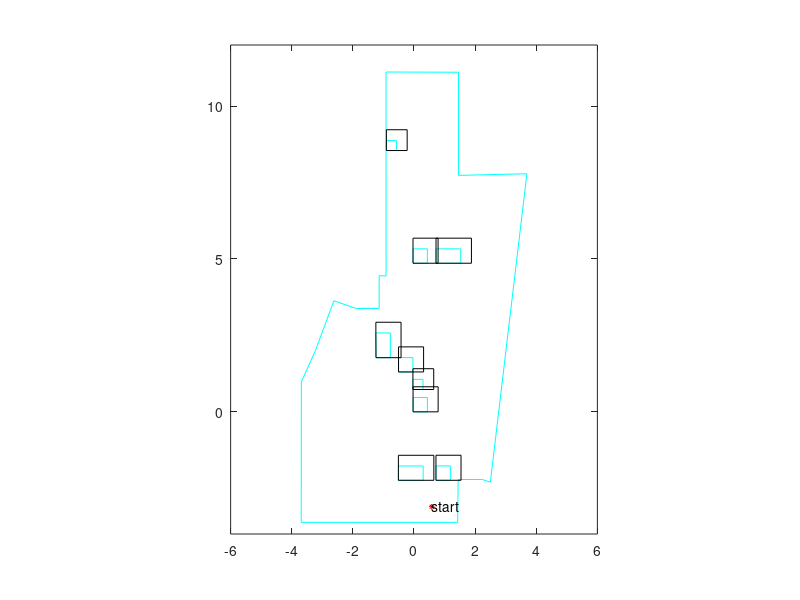

Recreate this plot in MATLAB. (Note: this script raises an error after producing the figure.)
function hw4_test()
    global coordinates
    global dimension
    global n_total_vertices
    global start_point
    global goal_point
    global E_obstacles
    global figHandle
    global wall
    global xG
    global yG
    global dimG
    
    global vertex_list_x
    global vertex_list_y
    
    E_obstacles = [];
    n_total_vertices = 0;
    fileID = fopen('hw4_world_and_obstacles_convex.txt','r');
    formatSpec = '%f';
    coor_list = fscanf(fileID,formatSpec);
    N = coor_list(1)-1;
    idx = 2;
    dimension = zeros(1, N)
    coordinates = zeros(20, 2*N);
    
    % plot
    figHandle = figure;
    
    % store wall vertices somewhere else
    wall = [] 
    m = coor_list(idx);
    idx = idx + 1;
    for i = 1:m
        wall = [wall; [coor_list(idx), coor_list(idx+1)]];
        idx = idx + 2;
    end
    
    for n = 1:N
        m = coor_list(idx);
        dimension(n) = m;
        for i = 1:m
            idx = idx + 1;
            coordinates(i, 1 + (n-1)*2) = coor_list(idx);
            
            idx = idx + 1;
            coordinates(i, 2 * n) = coor_list(idx);
            
            n_total_vertices = n_total_vertices + 1;
        end
        plot(coordinates(1:m, 1 + (n-1)*2), coordinates(1:m, 2 * n), 'c');
        hold on;
        plot([coordinates(1, 1 + (n-1)*2), coordinates(m, 1 + (n-1)*2)],...
            [coordinates(1, 2 * n), coordinates(m, 2 * n)], 'c');
        hold on;
        idx = idx + 1;
    end
    
    % wall
    x = wall(:, 1);
    y = wall(:, 2);
    plot(x,y,'c');
    hold on;
    plot([wall(end, 1), wall(1, 1)], [wall(end, 2), wall(1, 2)], 'c');
    hold on;
%     axis([-6 6 -4 12]);
    axis equal;

 
    figure(figHandle);

    % grow obstacles
    M = N;
    obs_dim = dimension(1:end);
    obs = coordinates(1:end,1:end);
    robot = [0,0;-0.35,0;-0.35,-0.35;0,-0.35];
    [Gobs,Gdim] = Obj_grow(obs,M,obs_dim,robot);
    for i = 1:M
        x = Gobs(1:Gdim(i),2*i-1);
        y = Gobs(1:Gdim(i),2*i);
        k{i} = convhull(x,y);
        coor_x{i} = x(k{i});
        coor_y{i} = y(k{i});
        [xG{i},yG{i},dimG(i)] = removeP(coor_x{i},coor_y{i});
        plot(xG{i},yG{i},'k')
        hold on;
        plot([xG{i}(end), xG{i}(1)], [yG{i}(end), yG{i}(1)], 'k');
        hold on;        
    end
    axis([-6 6 -4 12]);
    axis equal;
     

    % add in start and goal
    fileID = fopen('hw4_start_goal.txt','r');
    formatSpec = '%f';
    start_end = fscanf(fileID,formatSpec);
    start_point = [start_end(1), start_end(2)];
    goal_point = [start_end(3), start_end(4)];
    plot(start_point(1), start_point(2),'*', 'MarkerEdgeColor','r', 'MarkerSize', 4);
    txt = text(start_point(1), start_point(2),'start');
    txt.VerticalAlignment = 'top';
    hold on;
    plot(goal_point(1), goal_point(2), '*', 'MarkerEdgeColor','b', 'MarkerSize', 4);
    txt = text(goal_point(1), goal_point(2),'goal');
    txt.VerticalAlignment = 'top';
    axis equal;
%     axis([-6 6 -4 12]);
    camroll(90)
    
    % compute visibility graph
    [grown_vertex_n, V_graph] = build_vgraph();
    
    % shortest path
    path = dijkstra(V_graph, [grown_vertex_n + 1, grown_vertex_n + 2]);
    
    for p = 2:length(path)
        i = path(p-1);
        j = path(p);
        plot([vertex_list_x(i), vertex_list_x(j)],...
             [vertex_list_y(i), vertex_list_y(j)],'r');
    end
    
    
end

% N is the number of obstacle,obs_dim is array contains the dimension of
% each obstacle; obs and rob are vertices matrix
function [Gobs,Gdim] = Obj_grow(obs,N,obs_dim,rob)
% The vertice with coordinate (0,0) is the reference point
    rob_dim = length(rob);
    Gdim = obs_dim;
    Gobs = obs;
    rob = -rob;         % Flip
    for i = 1:N
        row = obs_dim(i)+1;
        for j = 1:obs_dim(i)
            for k = 2:rob_dim
                Gobs(row,2*i-1) = Gobs(j,2*i-1) + rob(k,1);
                Gobs(row,2*i) = Gobs(j,2*i) + rob(k,2);
                row = row+1;
                Gdim(i) = Gdim(i)+1;
            end
        end
    end
end

function [Rx,Ry,j] = removeP(x,y)
    dim = length(x);
    j = 1;
 %   Rx(1) = x(1); Ry(1) = y(1);
    vec_SS = [x(2)-x(1),y(2)-y(1)];
    vec_S = vec_SS;
    S = 1;
    for i = 2:dim
        vec = [x(i)-x(S),y(i)-y(S)];
        cosin = dot(vec,vec_S)/(norm(vec)*norm(vec_S));
        if(cosin == 1)
            continue;
        else
            Rx(j) = x(i-1);
            Ry(j) = y(i-1);
            j = j+1;
            S = i-1;
            vec_S = [x(i)-x(S),y(i)-y(S)];
        end
    end
    cosin = dot(vec_S,vec_SS)/(norm(vec_S)*norm(vec_SS));
    if cosin ~= 1
        Rx(j) = x(1);Ry(j) = y(1);
        j = j+1;
    end
    j = j-1;    
end

function [grown_vertex_n, V_graph] = build_vgraph()
    global dimension
    global vertex_list_x
    global vertex_list_y
    global n_total_vertices
    global E_map
    global start_point
    global goal_point
    global E_obstacles
    global figHandle
    global wall
    global xG
    global yG
    
    % pre-computations
     
    N = length(dimension);
    banned_list = [];
    vertex_list_x = [];
    vertex_list_y = [];
    
    E_map = zeros(n_total_vertices + 2 + size(wall, 1), n_total_vertices + 2 + size(wall, 1));
    
    idx = 0;
    for i = 1:N
        cx = xG{i};
        cy = yG{i};
        d = length(cx);

        vertex_list_x = [vertex_list_x, cx];
        vertex_list_y = [vertex_list_y, cy];
        for j = 1 : d - 1
            for k = j+1 : d
                E_map(idx + j, idx + k) = 1;
                E_map(idx + k, idx + j) = 1;
                E_obstacles = [E_obstacles; [idx + j, idx + k]];
            end
        end
        
        % check if grown vertex is inside the polygon of other obstacles
        for v = 1:d
            x = cx(v);
            y = cy(v);
            for ii = 1:N
                if ii == i
                    continue;
                end
                if inpolygon(x,y,xG{ii},yG{ii}) % vertex (idx+v) is not accessable
                    banned_list = [banned_list idx + v];
                    plot (x, y, 'r*');
                    hold on;
                end
            end
            
            % check if grown vertex is still inside walls
            if ~inpolygon(x,y,wall(:, 1)',wall(:, 2)')
                banned_list = [banned_list idx + v];
                plot (x, y, 'r*');
                hold on;
            end
        end
        
        idx = idx + d;
        
    end
    
    % number of vertices that belong to obstacles
    grown_vertex_n = idx;
    
    % put start and goal points right behind obstacle points
    vertex_list_x = [vertex_list_x, start_point(1), goal_point(1)];
    vertex_list_y = [vertex_list_y, start_point(2), goal_point(2)];
    idx = idx + 2;
    
    % last, put in wall vertices
    d = size(wall, 1);
    idx = idx + 1;
    for i = 1:d
        vertex_list_x = [vertex_list_x, wall(i, 1)];
        vertex_list_y = [vertex_list_y, wall(i, 2)];
        if i > 1
            E_map(idx, idx - 1) = 1;
            E_map(idx - 1, idx) = 1;
            E_obstacles = [E_obstacles; [idx, idx - 1]];
        end
        idx = idx + 1;       
    end
    E_map(idx - 1, idx - d) = 1;
    E_map(idx - d, idx - 1) = 1;
    E_obstacles = [E_obstacles; [idx - 1, idx - d]];
    
    
    % initialize v graph
    V_graph = zeros(grown_vertex_n + 2, grown_vertex_n + 2);
    
    % if edge(i, j) doesn't intersect with obstacles, add edge(i, j) to
    % v_graph
    figure(figHandle);
    for i = 1 : grown_vertex_n + 2
       if any(i==banned_list)
           continue;
       end
       for j = i + 1 : grown_vertex_n + 2
           if any(j==banned_list)
            continue;
           end
           add = true;
           for k = 1:size(E_obstacles, 1)
               point1 = [vertex_list_x(E_obstacles(k, 1)), vertex_list_y(E_obstacles(k, 1))];
               point2 = [vertex_list_x(E_obstacles(k, 2)), vertex_list_y(E_obstacles(k, 2))];
               % has intersection
               if isIntersect([point1; point2], ...
                       [vertex_list_x(i), vertex_list_y(i);...
                        vertex_list_x(j), vertex_list_y(j)]) == true
                  add = false;
                  break;
               end              
           end
           if add
               V_graph(i, j) = norm([vertex_list_x(i)-vertex_list_x(j), ...
                                    vertex_list_y(i)-vertex_list_y(j)]);
               V_graph(j, i) = V_graph(i, j);
               plot([vertex_list_x(i), vertex_list_x(j)],...
                   [vertex_list_y(i), vertex_list_y(j)],...
                   'b');
               hold on;
           end
           
       end
    end
    
end
